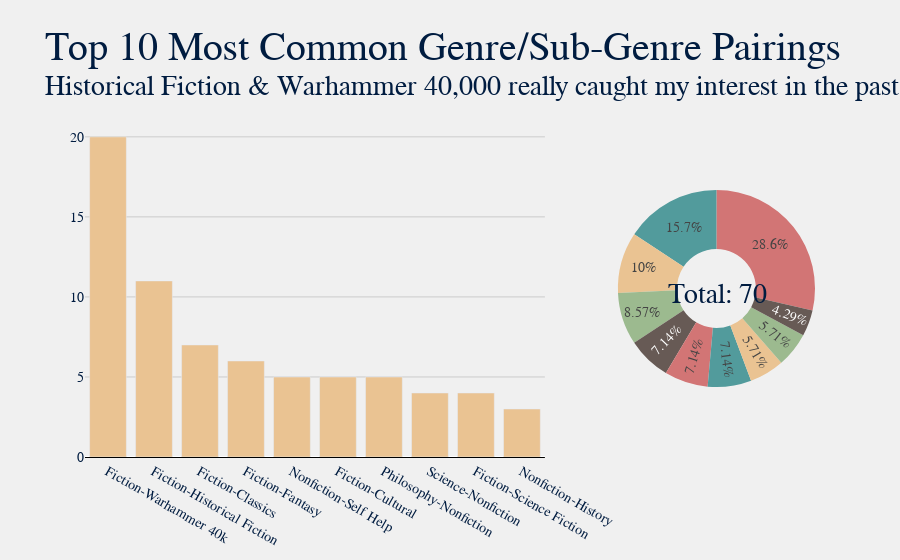

Here is the notebook cell this chart was saved with:
### Code cell
df['Genre Pair'] = df['Genre'] + '-' + df['Sub-Genre']
title = "Top 10 Most Common Genre/Sub-Genre Pairings"
sub = f"Historical Fiction & Warhammer 40,000 really caught my interest in the past few years"
plot.gen_bar_pie_graph(df, 'Genre Pair', title, sub, num=10, color="#eac392")

### Figure 1 — Plotly figure (JSON) as saved in the notebook; plotly's stock layout.template omitted (floating-point values rounded to 4 significant figures; data arrays with more than 128 entries replaced by an {"elided": "..."} marker saying what was removed)
{"data": [{"hovertemplate": "<b>%{x}</b>: %{y}", "marker": {"color": "#eac392"}, "name": "", "type": "bar", "x": ["Fiction-Warhammer 40k", "Fiction-Historical Fiction", "Fiction-Classics", "Fiction-Fantasy", "Nonfiction-Self Help", "Fiction-Cultural", "Philosophy-Nonfiction", "Science-Nonfiction", "Fiction-Science Fiction", "Nonfiction-History"], "xaxis": "x", "y": [20, 11, 7, 6, 5, 5, 5, 4, 4, 3], "yaxis": "y"}, {"domain": {"x": [0.73, 1], "y": [0, 1]}, "hole": 0.4, "hovertemplate": "<b>%{label}</b>: %{value}", "labels": ["Fiction-Warhammer 40k", "Fiction-Historical Fiction", "Fiction-Classics", "Fiction-Fantasy", "Nonfiction-Self Help", "Fiction-Cultural", "Philosophy-Nonfiction", "Science-Nonfiction", "Fiction-Science Fiction", "Nonfiction-History"], "marker": {"colors": {"elided": "420 str values"}}, "name": "", "type": "pie", "values": [20, 11, 7, 6, 5, 5, 5, 4, 4, 3]}], "layout": {"annotations": [{"ax": 0, "ay": 0, "font": {"size": 40}, "text": "<sup>Total: 70", "x": 0.866, "xref": "paper", "y": 0.48, "yref": "paper"}], "autosize": true, "barmode": "group", "font": {"color": "#001c40", "family": "Baskerville", "size": 14}, "margin": {"b": 45, "l": 85, "r": 85, "t": 120}, "paper_bgcolor": "#f0f0f0", "plot_bgcolor": "#f0f0f0", "showlegend": false, "title": {"font": {"color": "#001c40", "family": "Baskerville, Bold", "size": 40}, "text": "Top 10 Most Common Genre/Sub-Genre Pairings<br><sup>Historical Fiction & Warhammer 40,000 really caught my interest in the past few years"}, "xaxis": {"anchor": "y", "autorange": true, "domain": [0, 0.63], "gridcolor": "#cbcbcb", "linecolor": "black", "range": [-0.5, 9.5], "showgrid": false, "showline": true, "title": {}, "type": "category"}, "yaxis": {"anchor": "x", "autorange": true, "domain": [0, 1], "gridcolor": "#cbcbcb", "linecolor": "black", "range": [0, 21.05], "showgrid": true, "showline": false, "showticklabels": true, "title": {}, "type": "linear"}}}
